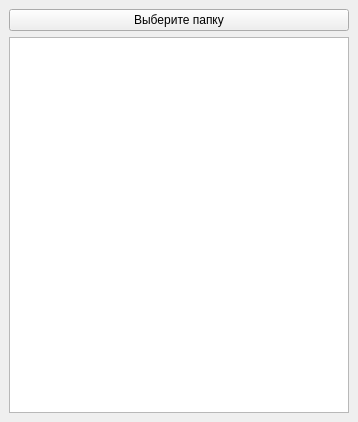
<?xml version="1.0" encoding="UTF-8"?>
<ui version="4.0">
 <class>MainWindow</class>
 <widget class="QMainWindow" name="MainWindow">
  <property name="geometry">
   <rect>
    <x>0</x>
    <y>0</y>
    <width>358</width>
    <height>422</height>
   </rect>
  </property>
  <property name="windowTitle">
   <string>MainWindow</string>
  </property>
  <widget class="QWidget" name="centralwidget">
   <layout class="QVBoxLayout" name="verticalLayout">
    <item>
     <widget class="QPushButton" name="btnBrowse">
      <property name="text">
       <string>Выберите папку</string>
      </property>
     </widget>
    </item>
    <item>
     <widget class="QListWidget" name="listWidget"/>
    </item>
   </layout>
  </widget>
 </widget>
 <resources/>
 <connections/>
</ui>
